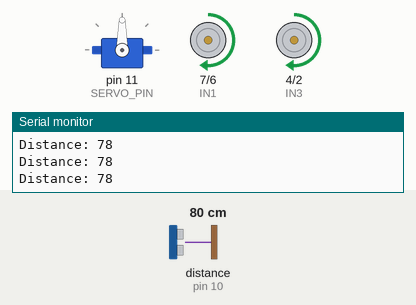
A sketch run on a simulated Arduino Uno, built with avr-gcc and run on an emulated ATmega328P. Parts: servo, motor-driver pin pairs drawn as motors (green arrow = first pin HIGH = forward, orange = second pin HIGH = backward, longer = more drive, scaled by the enable pin), the last lines printed to the serial monitor. Wiring (inferred from the names in the program): ultrasonic range finder: trigger pin 9; echo pin 10. The inputs (shaded band) are chosen by the test bench; at power-on: distance to the obstacle (sensor on pin 10) 80 cm. The echo pulse lasts 58.3 µs per cm.

Above: at 1.2 s.
1.3 s: distance to the obstacle (sensor on pin 10) set to 13 cm
2.8 s: distance to the obstacle (sensor on pin 10) set to 10 cm
At 5.6 s:
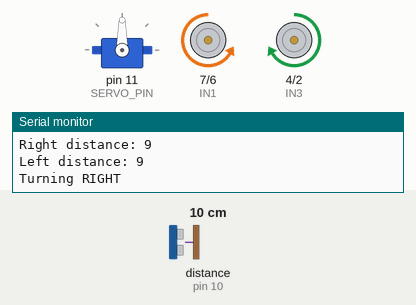
5.8 s: distance to the obstacle (sensor on pin 10) set to 60 cm
At 6.3 s:
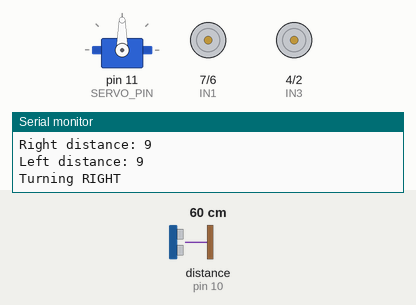
7.9 s: distance to the obstacle (sensor on pin 10) set to 2 cm
At 8.9 s:
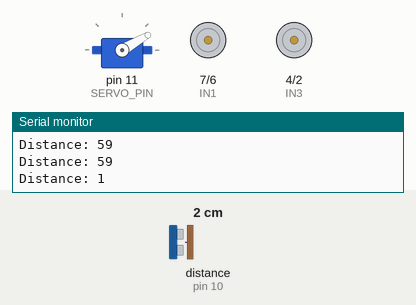
Timing chart, 0 to 11.9 s (numbered marks = the images above; inputs shaded):
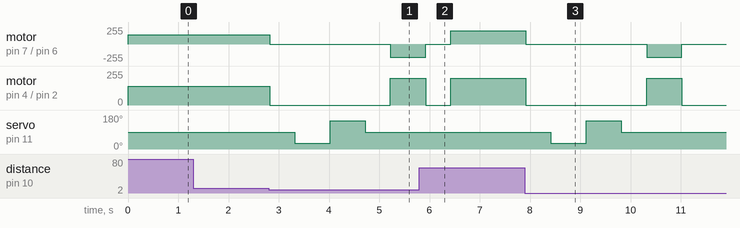

Measured:
- the behaviour switches between 12 and 11 cm on distance to the obstacle (sensor on pin 10) (found by bisection; images 0 and 1)
- after the input at 2.8 s, motor on pin 7 (IN1) / pin 6 (IN2): forward 140/255 → stopped at once, → backward 200/255 2.4 s later; motor on pin 4 (IN3) / pin 2 (IN4): forward 140/255 → stopped at once, → forward 200/255 2.4 s later; servo on pin 11 (SERVO_PIN): 90° → 30° after 0.52 s, → 150° 0.70 s later, → 90° 0.70 s later
- after the input at 5.8 s, servo on pin 11 (SERVO_PIN): stays 90° (without the input it goes to 30° after 1.1 s)
- after the input at 7.9 s, motor on pin 7 (IN1) / pin 6 (IN2): forward 200/255 → stopped at once, → backward 200/255 2.4 s later, → stopped 0.70 s later; motor on pin 4 (IN3) / pin 2 (IN4): forward 200/255 → stopped at once, → forward 200/255 2.4 s later, → stopped 0.70 s later

The sketch:

ObstacleAvoidance.ino.ino
```cpp
#include <Servo.h>

// Ultrasonic Sensor Pins
#define TRIG_PIN 9
#define ECHO_PIN 10

// Motor Driver Pins (L298N)
#define ENA 5   // Right motor enable (PWM)
#define ENB 3   // Left motor enable (PWM)
#define IN1 7   // Right motor input 1
#define IN2 6   // Right motor input 2
#define IN3 4   // Left motor input 3
#define IN4 2   // Left motor input 4

// Servo Pin
#define SERVO_PIN 11

Servo myServo;

// Variables
long duration;
int distance;

void setup() {
  // Motor pins
  pinMode(ENA, OUTPUT);
  pinMode(ENB, OUTPUT);
  pinMode(IN1, OUTPUT);
  pinMode(IN2, OUTPUT);
  pinMode(IN3, OUTPUT);
  pinMode(IN4, OUTPUT);

  // Ultrasonic pins
  pinMode(TRIG_PIN, OUTPUT);
  pinMode(ECHO_PIN, INPUT);

  // Servo setup
  myServo.attach(SERVO_PIN);
  myServo.write(90); // Center position

  Serial.begin(9600);
  stopMotors();
}

void loop() {
  distance = getDistance();
  Serial.print("Distance: ");
  Serial.println(distance);

  if (distance > 10 || distance == 0) {
    forward(); // Safe → move forward
  } else {
    // 🚨 Obstacle detected → stop immediately
    stopMotors();
    delay(500);

    // 🧠 Scan surroundings
    myServo.write(30);  // Look right
    delay(500);
    int distRight = getDistance();
    delay(200);

    myServo.write(150); // Look left
    delay(500);
    int distLeft = getDistance();
    delay(200);

    myServo.write(90);  // Back to center
    delay(300);

    Serial.print("Right distance: ");
    Serial.println(distRight);
    Serial.print("Left distance: ");
    Serial.println(distLeft);

    // 🔀 Decide turn direction
    if (distLeft > distRight) {
      Serial.println("Turning LEFT");
      leftTurn();
    } else {
      Serial.println("Turning RIGHT");
      rightTurn();
    }

    stopMotors();
    delay(300);
  }
}

// ---------- Motor Functions ----------

void forward() {
  digitalWrite(IN1, HIGH);
  digitalWrite(IN2, LOW);
  digitalWrite(IN3, HIGH);
  digitalWrite(IN4, LOW);

  analogWrite(ENA, 140); // Reduced forward speed for safe braking
  analogWrite(ENB, 140);
}

void backward() {
  digitalWrite(IN1, LOW);
  digitalWrite(IN2, HIGH);
  digitalWrite(IN3, LOW);
  digitalWrite(IN4, HIGH);

  analogWrite(ENA, 180);
  analogWrite(ENB, 180);
}

void rightTurn() {
  stopMotors();
  delay(200);

  // Spin turn
  digitalWrite(IN1, LOW);
  digitalWrite(IN2, HIGH);  // Right motor backward
  digitalWrite(IN3, HIGH);
  digitalWrite(IN4, LOW);   // Left motor forward

  analogWrite(ENA, 200);    // High speed for spin turn
  analogWrite(ENB, 200);

  delay(700);               // Adjust duration for sharpness
  stopMotors();
  delay(200);
}

void leftTurn() {
  stopMotors();
  delay(200);

  // Spin turn
  digitalWrite(IN1, HIGH);
  digitalWrite(IN2, LOW);   // Right motor forward
  digitalWrite(IN3, LOW);
  digitalWrite(IN4, HIGH);  // Left motor backward

  analogWrite(ENA, 200);
  analogWrite(ENB, 200);

  delay(700);
  stopMotors();
  delay(200);
}

void stopMotors() {
  digitalWrite(IN1, LOW);
  digitalWrite(IN2, LOW);
  digitalWrite(IN3, LOW);
  digitalWrite(IN4, LOW);

  analogWrite(ENA, 0);
  analogWrite(ENB, 0);
}

// ---------- Ultrasonic Function ----------

int getDistance() {
  digitalWrite(TRIG_PIN, LOW);
  delayMicroseconds(2);

  digitalWrite(TRIG_PIN, HIGH);
  delayMicroseconds(10);
  digitalWrite(TRIG_PIN, LOW);

  duration = pulseIn(ECHO_PIN, HIGH, 20000); // timeout 20ms
  int dist = duration * 0.034 / 2;

  if (dist == 0) return 0; // fail-safe
  return dist;
}
```
